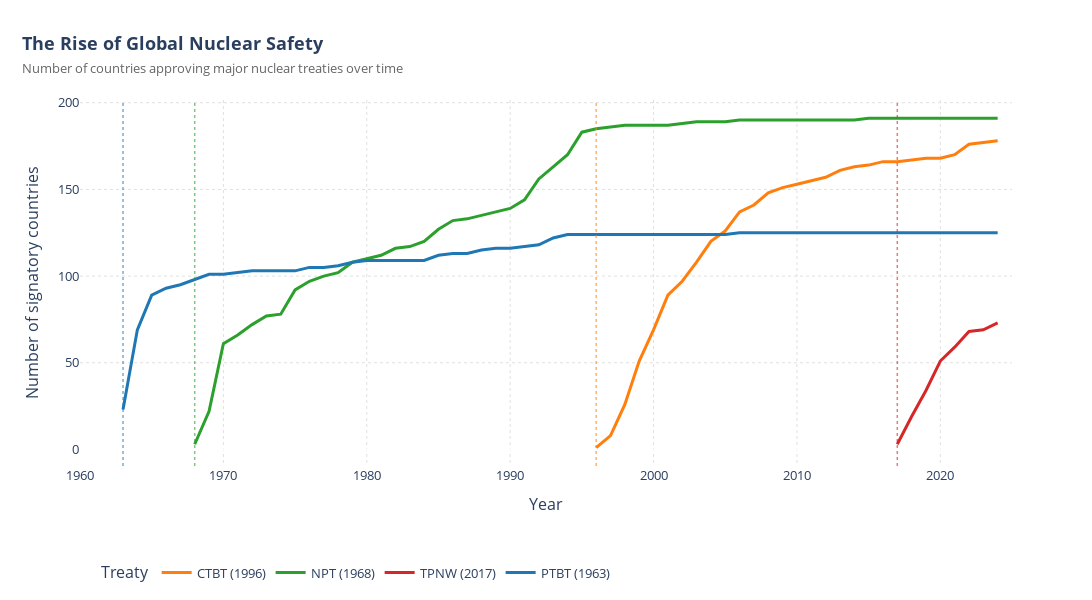

Notebook code for this chart:
### Code cell
import pandas as pd
from pathlib import Path
import plotly.graph_objects as go

# ============================================================
# LOAD DATA
# ============================================================
DATA_DIR = Path("..") / "data" / "nuclear-weapons"
csv_folder = "number-of-countries-that-approve-of-nuclear-weapons-treaties"
csv_filename = "number-of-countries-that-approve-of-nuclear-weapons-treaties.csv"

df = pd.read_csv(DATA_DIR / csv_folder / csv_filename)
df.columns = [c.strip() for c in df.columns]
df = df.rename(columns={"Year": "year", "Entity": "entity"})

# ============================================================
# SHORT TITLES
# ============================================================
title_map = {
    "Partial Test Ban Treaty": "PTBT (1963)",
    "Nuclear Non-Proliferation Treaty": "NPT (1968)",
    "Comprehensive Nuclear-Test-Ban Treaty": "CTBT (1996)",
    "Treaty on the Prohibition of Nuclear Weapons": "TPNW (2017)"
}

treaty_cols = []
for col in df.columns:
    for key, short in title_map.items():
        if key in col:
            df = df.rename(columns={col: short})
            treaty_cols.append(short)

# ============================================================
# EVENT YEARS
# ============================================================
event_years = {
    "PTBT (1963)": 1963,
    "NPT (1968)": 1968,
    "CTBT (1996)": 1996,
    "TPNW (2017)": 2017
}

# ============================================================
# DATA CLEAN
# ============================================================
years = range(1960, 2026)
df_long = []

for col in treaty_cols:
    tmp = (
        df[["year", col]]
        .dropna()
        .drop_duplicates(subset=["year"])
        .sort_values("year")
    )
    tmp["treaty"] = col
    tmp = tmp.rename(columns={col: "count"})
    df_long.append(tmp)

df_long = pd.concat(df_long)

# ============================================================
# PLOT
# ============================================================
fig = go.Figure()

colors = {
    "PTBT (1963)": "#1f77b4",
    "NPT (1968)": "#2ca02c",
    "CTBT (1996)": "#ff7f0e",
    "TPNW (2017)": "#d62728"
}

for treaty in treaty_cols:
    data_t = df_long[df_long["treaty"] == treaty]
    
    fig.add_trace(
        go.Scatter(
            x=data_t["year"],
            y=data_t["count"],
            mode="lines",
            name=treaty,
            line=dict(width=3, color=colors[treaty]),
            hovertemplate=
                "<b>%{text}</b><br>" +
                "Year: %{x}<br>" +
                "Countries: %{y}<extra></extra>",
            text=[treaty]*len(data_t)
        )
    )

    # Vertical event line
    fig.add_vline(
        x=event_years[treaty],
        line=dict(color=colors[treaty], dash="dot", width=1.5),
        opacity=0.6
    )

# ============================================================
# LAYOUT
# ============================================================
fig.update_layout(
    title=dict(
        text="<b>The Rise of Global Nuclear Safety</b><br>"
             "<span style='font-size:13px;color:#666;'>"
             "Number of countries approving major nuclear treaties over time"
             "</span>",
        x=0.02
    ),
    width=1100,
    height=600,
    plot_bgcolor="white",
    paper_bgcolor="white",
    font=dict(size=13),
    xaxis=dict(
        title="Year",
        range=[1960, 2025],
        showgrid=True,
        gridcolor="#e0e0e0",
        griddash="dot"
    ),
    yaxis=dict(
        title="Number of signatory countries",
        showgrid=True,
        gridcolor="#e0e0e0",
        griddash="dot"
    ),
    legend=dict(
        title="Treaty",
        orientation="h",
        y=-0.25,
        x=0.02
    )
)


fig

### Figure 1 — Plotly figure (JSON) as saved in the notebook; plotly's stock layout.template omitted (floating-point values rounded to 4 significant figures)
{"data": [{"hovertemplate": "<b>%{text}</b><br>Year: %{x}<br>Countries: %{y}<extra></extra>", "line": {"color": "#ff7f0e", "width": 3}, "mode": "lines", "name": "CTBT (1996)", "text": ["CTBT (1996)", "CTBT (1996)", "CTBT (1996)", "CTBT (1996)", "CTBT (1996)", "CTBT (1996)", "CTBT (1996)", "CTBT (1996)", "CTBT (1996)", "CTBT (1996)", "CTBT (1996)", "CTBT (1996)", "CTBT (1996)", "CTBT (1996)", "CTBT (1996)", "CTBT (1996)", "CTBT (1996)", "CTBT (1996)", "CTBT (1996)", "CTBT (1996)", "CTBT (1996)", "CTBT (1996)", "CTBT (1996)", "CTBT (1996)", "CTBT (1996)", "CTBT (1996)", "CTBT (1996)", "CTBT (1996)", "CTBT (1996)"], "type": "scatter", "x": [1996, 1997, 1998, 1999, 2000, 2001, 2002, 2003, 2004, 2005, 2006, 2007, 2008, 2009, 2010, 2011, 2012, 2013, 2014, 2015, 2016, 2017, 2018, 2019, 2020, 2021, 2022, 2023, 2024], "y": [1.0, 8.0, 26.0, 51.0, 69.0, 89.0, 97.0, 108.0, 120.0, 126.0, 137.0, 141.0, 148.0, 151.0, 153.0, 155.0, 157.0, 161.0, 163.0, 164.0, 166.0, 166.0, 167.0, 168.0, 168.0, 170.0, 176.0, 177.0, 178.0]}, {"hovertemplate": "<b>%{text}</b><br>Year: %{x}<br>Countries: %{y}<extra></extra>", "line": {"color": "#2ca02c", "width": 3}, "mode": "lines", "name": "NPT (1968)", "text": ["NPT (1968)", "NPT (1968)", "NPT (1968)", "NPT (1968)", "NPT (1968)", "NPT (1968)", "NPT (1968)", "NPT (1968)", "NPT (1968)", "NPT (1968)", "NPT (1968)", "NPT (1968)", "NPT (1968)", "NPT (1968)", "NPT (1968)", "NPT (1968)", "NPT (1968)", "NPT (1968)", "NPT (1968)", "NPT (1968)", "NPT (1968)", "NPT (1968)", "NPT (1968)", "NPT (1968)", "NPT (1968)", "NPT (1968)", "NPT (1968)", "NPT (1968)", "NPT (1968)", "NPT (1968)", "NPT (1968)", "NPT (1968)", "NPT (1968)", "NPT (1968)", "NPT (1968)", "NPT (1968)", "NPT (1968)", "NPT (1968)", "NPT (1968)", "NPT (1968)", "NPT (1968)", "NPT (1968)", "NPT (1968)", "NPT (1968)", "NPT (1968)", "NPT (1968)", "NPT (1968)", "NPT (1968)", "NPT (1968)", "NPT (1968)", "NPT (1968)", "NPT (1968)", "NPT (1968)", "NPT (1968)", "NPT (1968)", "NPT (1968)", "NPT (1968)"], "type": "scatter", "x": [1968, 1969, 1970, 1971, 1972, 1973, 1974, 1975, 1976, 1977, 1978, 1979, 1980, 1981, 1982, 1983, 1984, 1985, 1986, 1987, 1988, 1989, 1990, 1991, 1992, 1993, 1994, 1995, 1996, 1997, 1998, 1999, 2000, 2001, 2002, 2003, 2004, 2005, 2006, 2007, 2008, 2009, 2010, 2011, 2012, 2013, 2014, 2015, 2016, 2017, 2018, 2019, 2020, 2021, 2022, 2023, 2024], "y": [3.0, 22.0, 61.0, 66.0, 72.0, 77.0, 78.0, 92.0, 97.0, 100.0, 102.0, 108.0, 110.0, 112.0, 116.0, 117.0, 120.0, 127.0, 132.0, 133.0, 135.0, 137.0, 139.0, 144.0, 156.0, 163.0, 170.0, 183.0, 185.0, 186.0, 187.0, 187.0, 187.0, 187.0, 188.0, 189.0, 189.0, 189.0, 190.0, 190.0, 190.0, 190.0, 190.0, 190.0, 190.0, 190.0, 190.0, 191.0, 191.0, 191.0, 191.0, 191.0, 191.0, 191.0, 191.0, 191.0, 191.0]}, {"hovertemplate": "<b>%{text}</b><br>Year: %{x}<br>Countries: %{y}<extra></extra>", "line": {"color": "#d62728", "width": 3}, "mode": "lines", "name": "TPNW (2017)", "text": ["TPNW (2017)", "TPNW (2017)", "TPNW (2017)", "TPNW (2017)", "TPNW (2017)", "TPNW (2017)", "TPNW (2017)", "TPNW (2017)"], "type": "scatter", "x": [2017, 2018, 2019, 2020, 2021, 2022, 2023, 2024], "y": [3.0, 19.0, 34.0, 51.0, 59.0, 68.0, 69.0, 73.0]}, {"hovertemplate": "<b>%{text}</b><br>Year: %{x}<br>Countries: %{y}<extra></extra>", "line": {"color": "#1f77b4", "width": 3}, "mode": "lines", "name": "PTBT (1963)", "text": ["PTBT (1963)", "PTBT (1963)", "PTBT (1963)", "PTBT (1963)", "PTBT (1963)", "PTBT (1963)", "PTBT (1963)", "PTBT (1963)", "PTBT (1963)", "PTBT (1963)", "PTBT (1963)", "PTBT (1963)", "PTBT (1963)", "PTBT (1963)", "PTBT (1963)", "PTBT (1963)", "PTBT (1963)", "PTBT (1963)", "PTBT (1963)", "PTBT (1963)", "PTBT (1963)", "PTBT (1963)", "PTBT (1963)", "PTBT (1963)", "PTBT (1963)", "PTBT (1963)", "PTBT (1963)", "PTBT (1963)", "PTBT (1963)", "PTBT (1963)", "PTBT (1963)", "PTBT (1963)", "PTBT (1963)", "PTBT (1963)", "PTBT (1963)", "PTBT (1963)", "PTBT (1963)", "PTBT (1963)", "PTBT (1963)", "PTBT (1963)", "PTBT (1963)", "PTBT (1963)", "PTBT (1963)", "PTBT (1963)", "PTBT (1963)", "PTBT (1963)", "PTBT (1963)", "PTBT (1963)", "PTBT (1963)", "PTBT (1963)", "PTBT (1963)", "PTBT (1963)", "PTBT (1963)", "PTBT (1963)", "PTBT (1963)", "PTBT (1963)", "PTBT (1963)", "PTBT (1963)", "PTBT (1963)", "PTBT (1963)", "PTBT (1963)", "PTBT (1963)"], "type": "scatter", "x": [1963, 1964, 1965, 1966, 1967, 1968, 1969, 1970, 1971, 1972, 1973, 1974, 1975, 1976, 1977, 1978, 1979, 1980, 1981, 1982, 1983, 1984, 1985, 1986, 1987, 1988, 1989, 1990, 1991, 1992, 1993, 1994, 1995, 1996, 1997, 1998, 1999, 2000, 2001, 2002, 2003, 2004, 2005, 2006, 2007, 2008, 2009, 2010, 2011, 2012, 2013, 2014, 2015, 2016, 2017, 2018, 2019, 2020, 2021, 2022, 2023, 2024], "y": [23.0, 69.0, 89.0, 93.0, 95.0, 98.0, 101.0, 101.0, 102.0, 103.0, 103.0, 103.0, 103.0, 105.0, 105.0, 106.0, 108.0, 109.0, 109.0, 109.0, 109.0, 109.0, 112.0, 113.0, 113.0, 115.0, 116.0, 116.0, 117.0, 118.0, 122.0, 124.0, 124.0, 124.0, 124.0, 124.0, 124.0, 124.0, 124.0, 124.0, 124.0, 124.0, 124.0, 125.0, 125.0, 125.0, 125.0, 125.0, 125.0, 125.0, 125.0, 125.0, 125.0, 125.0, 125.0, 125.0, 125.0, 125.0, 125.0, 125.0, 125.0, 125.0]}], "layout": {"font": {"size": 13}, "height": 600, "legend": {"orientation": "h", "title": {"text": "Treaty"}, "x": 0.02, "y": -0.25}, "paper_bgcolor": "white", "plot_bgcolor": "white", "shapes": [{"line": {"color": "#ff7f0e", "dash": "dot", "width": 1.5}, "opacity": 0.6, "type": "line", "x0": 1996, "x1": 1996, "xref": "x", "y0": 0, "y1": 1, "yref": "y domain"}, {"line": {"color": "#2ca02c", "dash": "dot", "width": 1.5}, "opacity": 0.6, "type": "line", "x0": 1968, "x1": 1968, "xref": "x", "y0": 0, "y1": 1, "yref": "y domain"}, {"line": {"color": "#d62728", "dash": "dot", "width": 1.5}, "opacity": 0.6, "type": "line", "x0": 2017, "x1": 2017, "xref": "x", "y0": 0, "y1": 1, "yref": "y domain"}, {"line": {"color": "#1f77b4", "dash": "dot", "width": 1.5}, "opacity": 0.6, "type": "line", "x0": 1963, "x1": 1963, "xref": "x", "y0": 0, "y1": 1, "yref": "y domain"}], "title": {"text": "<b>The Rise of Global Nuclear Safety</b><br><span style='font-size:13px;color:#666;'>Number of countries approving major nuclear treaties over time</span>", "x": 0.02}, "width": 1100, "xaxis": {"gridcolor": "#e0e0e0", "griddash": "dot", "range": [1960, 2025], "showgrid": true, "title": {"text": "Year"}}, "yaxis": {"gridcolor": "#e0e0e0", "griddash": "dot", "showgrid": true, "title": {"text": "Number of signatory countries"}}}}
